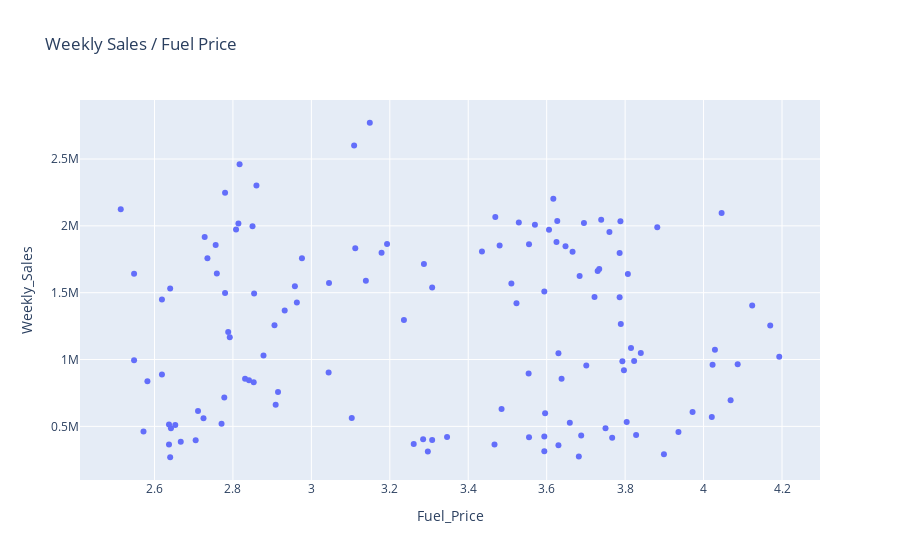

The cell this chart's notebook holds for it:
### Code cell
fig = px.scatter(data_frame=df, x='Fuel_Price', y='Weekly_Sales', title='Weekly Sales / Fuel Price')
fig.show()

### Figure 1 — Plotly figure (JSON) as saved in the notebook; plotly's stock layout.template omitted (floating-point values rounded to 4 significant figures; data arrays with more than 128 entries replaced by an {"elided": "..."} marker saying what was removed)
{"data": [{"hovertemplate": "Fuel_Price=%{x}<br>Weekly_Sales=%{y}<extra></extra>", "legendgroup": "", "marker": {"color": "#636efa", "symbol": "circle"}, "mode": "markers", "name": "", "orientation": "v", "showlegend": false, "type": "scatter", "x": {"elided": "136 float values"}, "xaxis": "x", "y": {"elided": "136 float values"}, "yaxis": "y"}], "layout": {"legend": {"tracegroupgap": 0}, "title": {"text": "Weekly Sales / Fuel Price"}, "xaxis": {"anchor": "y", "domain": [0, 1], "title": {"text": "Fuel_Price"}}, "yaxis": {"anchor": "x", "domain": [0, 1], "title": {"text": "Weekly_Sales"}}}}
